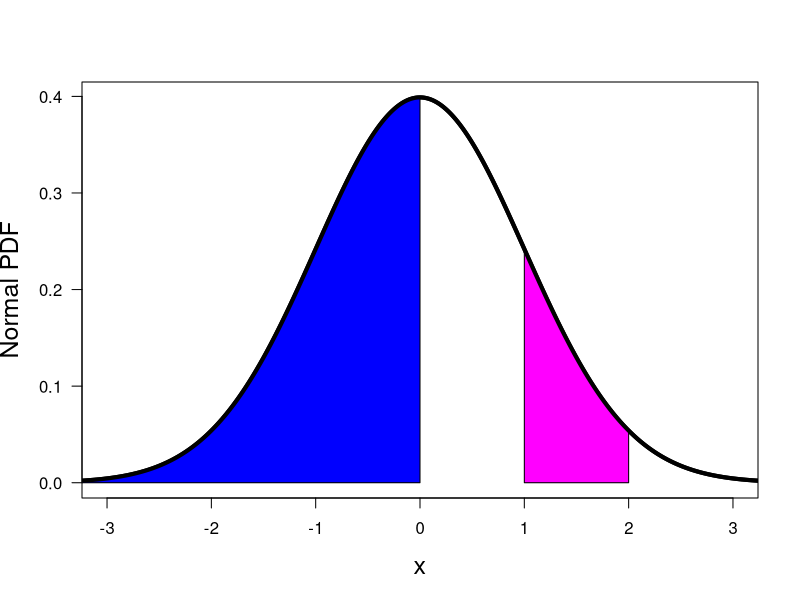

This chart was generated by the following R code: (Note: this script raises an error after producing the figure.)
print('file: NormalPDFprobabilities.R')
# normal PDF, probabilities by integration
dx=0.01; x = seq(-4,4,dx); y = dnorm(x)
x1=-4; x2=0; y1=dnorm(x1); y2=dnorm(x2); 
xn=seq(x1,x2,dx); yn=dnorm(xn); xf=c(x2,x1,xn); yf=c(0,0,yn) 
x3 = 1; x4 = 2; y3=dnorm(x3); y4=dnorm(x4); 
xn3=seq(x3,x4,dx); yn3=dnorm(xn3); xf3=c(x4,x3,xn3); yf3=c(0,0,yn3) 
P2 = integrate(dnorm,x3,x4)$value; P2r = round(P2,4)
# png('NormalPDFprobabilities220329.png',width=16,height=16,units='cm',res=300)
plot(x,y,type='l',lwd=4,col='black',xlab='x',ylab='Normal PDF',las=1,cex=0.6,
     cex.lab=1.5,xlim=c(-3,3))
polygon(xf,yf,col='blue')
polygon(xf3,yf3,col='magenta')
lines(x,y,col='black',lwd=4)
text(-3,0.25,TeX('$P_1 = 1/2$'),col='blue',cex=1.5,pos=4)
text(1.2,0.25,bquote(~P[2] == .(P2r)),col='magenta',cex=1.5,pos=4)
# dev.off()
